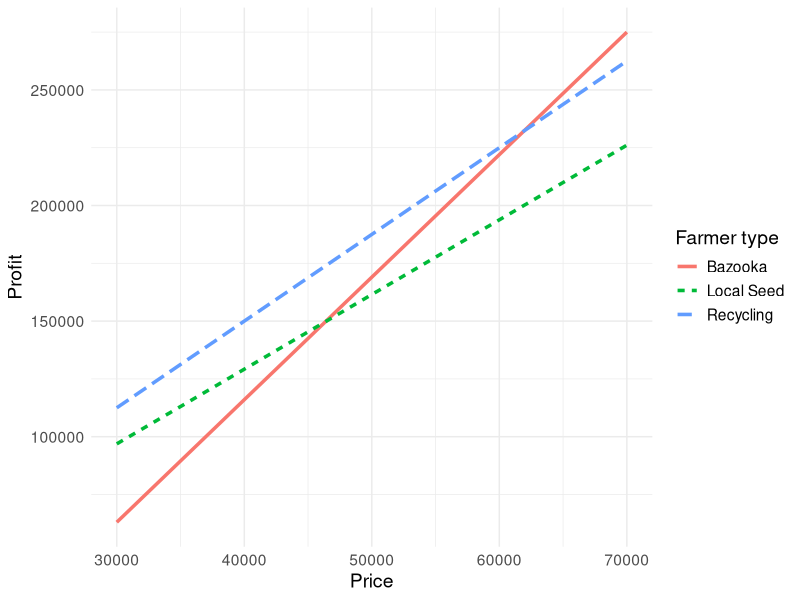
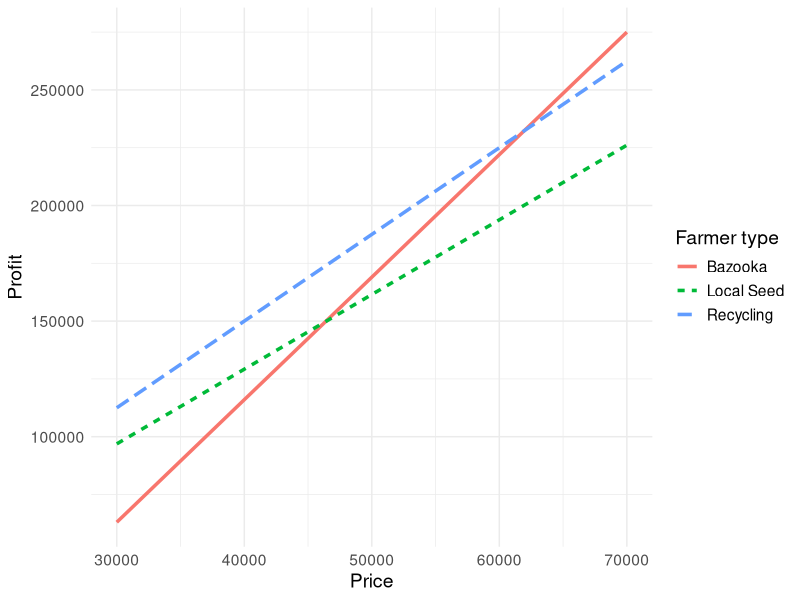

Here is the R script that generated these plots, in order:
# Load necessary library
library(ggplot2)

# Define price range (X-axis)
price <- seq(30000, 70000, by = 1000)  # Varying price values

# Define profit calculations (Y-axis)
profit1 <- 5.3 * price - 8 * 12000
profit2 <- 3.23 * price
profit3 <- 3.75 * price

# Create a dataframe for plotting
df <- data.frame(
		   Price = rep(price, 3),
		     Profit = c(profit1, profit2, profit3),
		     Model = rep(c("Bazooka", "Local Seed", "Recycling"), each = length(price))
		     )

  p <- ggplot(df, aes(x = Price, y = Profit, 
                      color = Model, linetype = Model)) +
    geom_line(size = 1.2) +
    labs(x = "Price",
         y = "Profit",
         color = "Farmer type",
         linetype = "Farmer type") +
    theme_minimal() +
    theme(text = element_text(size = 14),
          plot.title = element_text(hjust = 0.5))  # Center the title
  
  p
  
  ggsave("profit_plot.png", plot = p, width = 8, height = 6, dpi = 300) 
  
